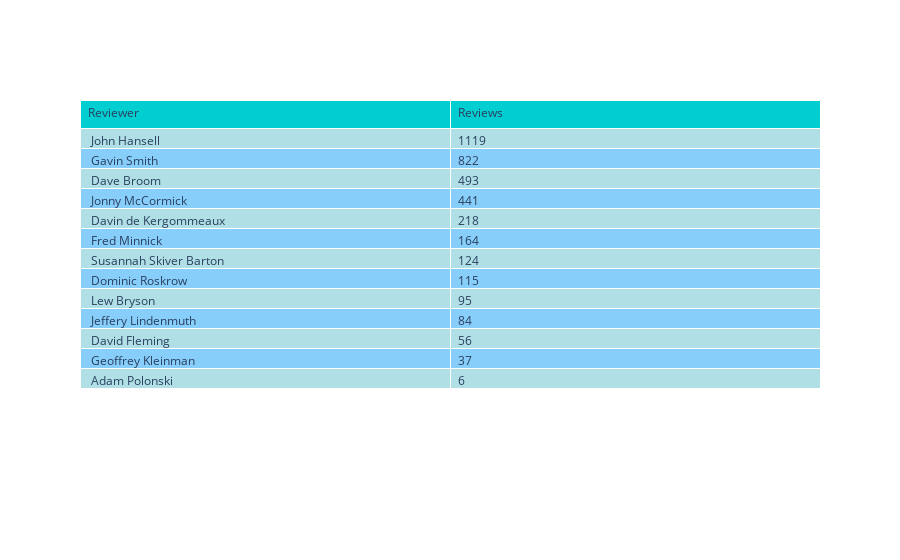

Write notebook code for a chart like this one.
### Code cell
import re
import numpy as np
import pandas as pd
import plotly.graph_objects as go
import nltk
from nltk.corpus import stopwords

data=pd.read_csv("whiskey1.csv")
df=pd.DataFrame(data)

df['Score']=df['Score'].apply(lambda x:re.search(r'[0-9]+',x).group(0))
df['Score']=df['Score'].apply(lambda x: int(x))
rank=df.groupby(['Category']).mean().sort_values(by="Score", ascending=False)
rank=rank.round()
fig = go.Figure(data=[go.Table(
    header=dict(values=["Reviewer","Reviews"],
                fill_color='darkturquoise',
                align='left'),
    cells=dict(values=[df.Reviewer.value_counts().index,df.Reviewer.value_counts().values],
               fill_color=[['powderblue','lightskyblue']*10],
               align='left'))
])

fig.show()
#df.Reviewer.value_counts()

### Figure 1 — Plotly figure (JSON) as saved in the notebook; plotly's stock layout.template omitted (floating-point values rounded to 4 significant figures)
{"data": [{"cells": {"align": "left", "fill": {"color": [["powderblue", "lightskyblue", "powderblue", "lightskyblue", "powderblue", "lightskyblue", "powderblue", "lightskyblue", "powderblue", "lightskyblue", "powderblue", "lightskyblue", "powderblue", "lightskyblue", "powderblue", "lightskyblue", "powderblue", "lightskyblue", "powderblue", "lightskyblue"]]}, "values": [[" John Hansell ", " Gavin Smith ", " Dave Broom ", " Jonny McCormick ", " Davin de Kergommeaux ", " Fred Minnick ", " Susannah Skiver Barton ", " Dominic Roskrow ", " Lew Bryson ", " Jeffery Lindenmuth ", " David Fleming ", " Geoffrey Kleinman ", " Adam Polonski "], [1119, 822, 493, 441, 218, 164, 124, 115, 95, 84, 56, 37, 6]]}, "header": {"align": "left", "fill": {"color": "darkturquoise"}, "values": ["Reviewer", "Reviews"]}, "type": "table"}], "layout": {}}
